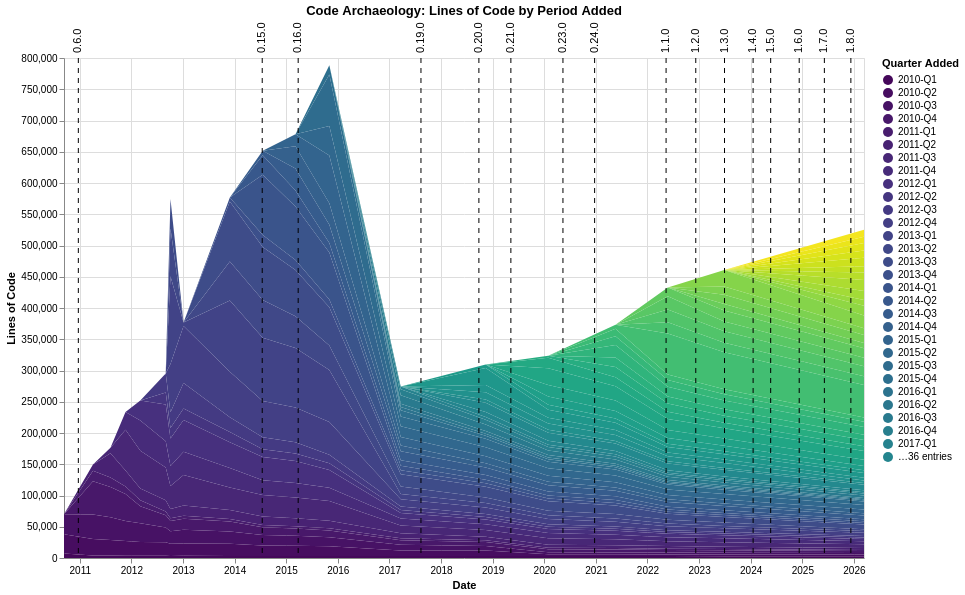

The Vega-Lite source for this figure:
### Vega-Lite specification from a JSON file in a GitHub repository (floating-point values rounded to 4 significant figures; data arrays with more than 128 entries replaced by an {"elided": "..."} marker saying what was removed)
{"$schema": "https://vega.github.io/schema/vega-lite/v6.1.0.json", "config": {"view": {"continuousHeight": 300, "continuousWidth": 300}}, "datasets": {"data-2a9384ed2cf48964597dcd2cb9f1d11b": [{"datetime": "2010-12-21T23:01:11", "version": "0.6.0"}, {"datetime": "2014-07-15T09:31:18", "version": "0.15.0"}, {"datetime": "2015-03-26T19:57:36", "version": "0.16.0"}, {"datetime": "2017-08-11T18:49:31", "version": "0.19.0"}, {"datetime": "2018-09-25T17:06:34", "version": "0.20.0"}, {"datetime": "2019-05-10T00:53:00", "version": "0.21.0"}, {"datetime": "2020-05-12T14:35:55", "version": "0.23.0"}, {"datetime": "2020-12-22T16:12:24", "version": "0.24.0"}, {"datetime": "2022-05-12T12:23:01", "version": "1.1.0"}, {"datetime": "2022-12-08T14:37:54", "version": "1.2.0"}, {"datetime": "2023-06-30T00:28:51", "version": "1.3.0"}, {"datetime": "2024-01-18T10:18:15", "version": "1.4.0"}, {"datetime": "2024-05-21T17:10:46", "version": "1.5.0"}, {"datetime": "2024-12-09T15:50:42", "version": "1.6.0"}, {"datetime": "2025-06-05T17:19:55", "version": "1.7.0"}, {"datetime": "2025-12-10T05:58:16", "version": "1.8.0"}], "data-63d506b9710a92195f75ef01c8bd6bcc": {"elided": "481 records"}}, "height": 500, "layer": [{"data": {"name": "data-63d506b9710a92195f75ef01c8bd6bcc"}, "encoding": {"color": {"field": "period", "scale": {"scheme": "viridis"}, "title": "Quarter Added", "type": "ordinal"}, "order": {"field": "period", "sort": "ascending", "type": "ordinal"}, "tooltip": [{"field": "commit_date", "type": "temporal"}, {"field": "period", "type": "ordinal"}, {"field": "line_count", "type": "quantitative"}], "x": {"field": "commit_date", "title": "Date", "type": "temporal"}, "y": {"field": "line_count", "title": "Lines of Code", "type": "quantitative"}}, "mark": {"type": "area"}}, {"data": {"name": "data-2a9384ed2cf48964597dcd2cb9f1d11b"}, "encoding": {"tooltip": [{"field": "version", "type": "nominal"}, {"field": "datetime", "type": "temporal"}], "x": {"field": "datetime", "title": "Date", "type": "temporal"}}, "mark": {"strokeDash": [5, 5], "type": "rule"}}, {"data": {"name": "data-2a9384ed2cf48964597dcd2cb9f1d11b"}, "encoding": {"text": {"field": "version", "type": "nominal"}, "x": {"field": "datetime", "type": "temporal"}, "y": {"value": 10}}, "mark": {"align": "left", "angle": 270, "dx": 15, "dy": 0, "type": "text"}}], "title": "Code Archaeology: Lines of Code by Period Added", "width": 800}
